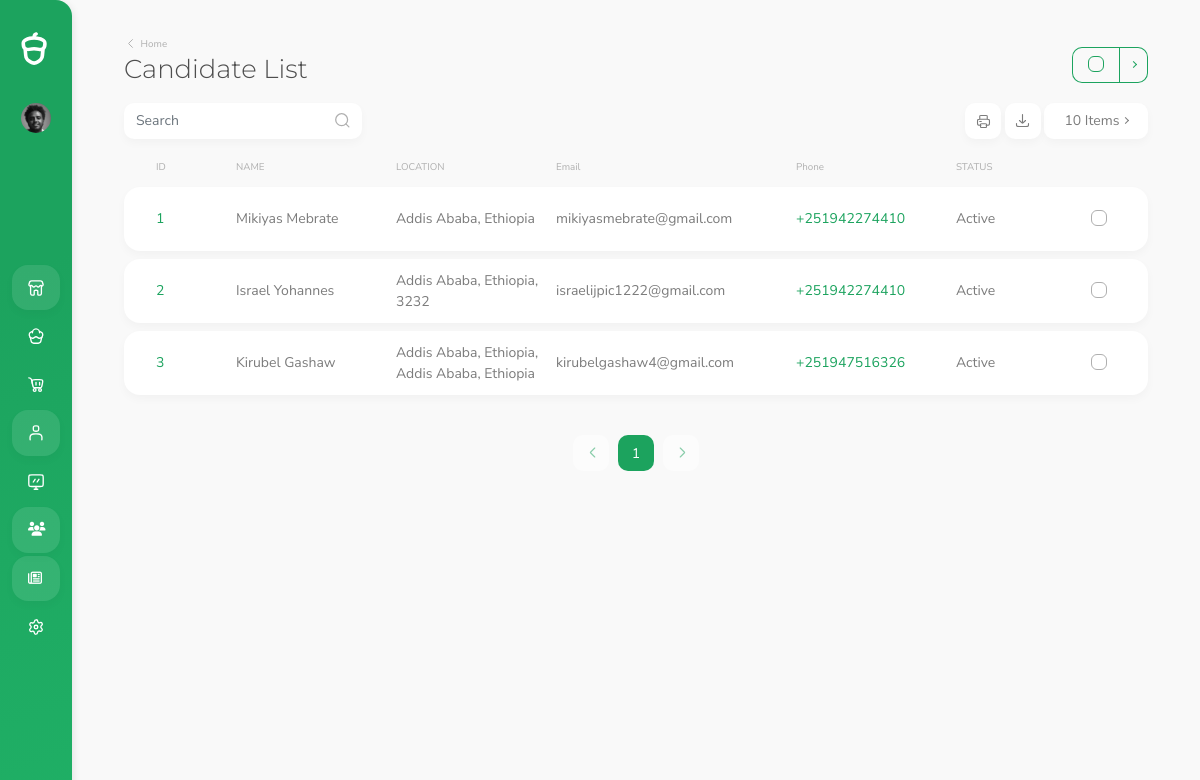
Page /user-admin/candidate/ (signed in) on the committed database.
### Account/models.py (models this page shows)
class CustomUser(AbstractUser):
    is_candidate = models.BooleanField(default=False)
    is_interviewer = models.BooleanField(default=False)
    is_admin = models.BooleanField(default=False)
    email = models.EmailField(unique=True)
    photo = models.ImageField(upload_to='Admin/Photo', null=True, blank=True)
    EMAIL_FIELD = 'email'
    USERNAME_FIELD = 'email'
    REQUIRED_FIELDS = ['username', 'first_name', 'last_name']

### Recruitment_System/models.py (models this page shows, shortened)
class Candidate(models.Model):
    user = models.OneToOneField(CustomUser, on_delete=models.SET_NULL, null=True)
    first_name = models.CharField(max_length=20)
    last_name = models.CharField(max_length=20)
    gender = models.CharField(max_length=10, choices=gender_list)
    date_of_birth = models.DateField()
    email = models.EmailField(max_length=40)
    phone1 = PhoneNumberField()
    phone2 = PhoneNumberField(blank = True)
    address = models.CharField(max_length=100)
    linked_in = models.URLField(blank=True, null=True)
    git_hub = models.URLField(blank=True, null=True)
    country = models.CharField(max_length=20)
    city = models.CharField(max_length=20)
    zip_code = models.CharField(max_length=10, blank=True, null=True)
    photo = models.ImageField(upload_to='Candidate/photo', null=True, blank=True)
    resume = models.FileField(upload_to='Candidate/Resume', null=True, blank=True)
    about = models.TextField()
    skill = models.ManyToManyField("Skill", blank=False)
    slug = models.SlugField(unique=True, blank=True,  max_length=200)
    date_created = models.DateField(auto_now_add=True)
    date_modified = models.DateTimeField(auto_now=True)

### Account/decorators.py (the view)
    def wrapper_func(request, *args, **kwargs):
        if request.user.is_superuser or request.user.is_admin:
            return view_func(request, *args, **kwargs)
        else:
            return HttpResponse('You are not authorized to access this content.')

### UserAdmin/views.py (called while the page is built)
@login_required
@admin_user_required
def candidate_view(request):
    candidate_list = Candidate.objects.all()
    paginator = Paginator(candidate_list, 10)
    page_number = request.GET.get('page')
    page = paginator.get_page(page_number)
    context = {
        'candidates' : page
    }
    return render(request, 'admin-user/candidate-List.html', context)

### UserAdmin/templates/admin-user/candidate-List.html (shortened to what this page needs)
<!DOCTYPE html>
<html lang="en" data-footer="true">
   <head>
    {% include 'admin-user/include/head.html' %}
  </head>
  <body>
    <div id="root">
        {% include 'admin-user/include/navbar.html'%}
      <main>
        <div class="container">
          <div class="page-title-container">
            <div class="row">
              <div class="col-auto mb-3 mb-md-0 me-auto">
                <div class="w-auto sw-md-30">
                  <a
                    href="{% url 'admin-dashboard'%}"
                    class="muted-link pb-1 d-inline-block breadcrumb-back"
                  >
                    <i data-acorn-icon="chevron-left" data-acorn-size="13"></i>
                    <span class="text-small align-middle">Home</span>
                  </a>
                  <h1 class="mb-0 pb-0 display-4" id="title">Candidate List</h1>
                </div>
              </div>
              <div class="col-3 d-flex align-items-end justify-content-end">
                <div class="btn-group ms-1 check-all-container">
                  <div
                    class="btn btn-outline-primary btn-custom-control p-0 ps-3 pe-2"
                    data-target="#checkboxTable"
                  >
                    <span class="form-check float-end">
                      <input
                        type="checkbox"
                        class="form-check-input"
                        id="checkAll"
                      />
                    </span>
                  </div>
                  <button
                    type="button"
                    class="btn btn-outline-primary dropdown-toggle dropdown-toggle-split"
                    data-bs-offset="0,3"
                    data-bs-toggle="dropdown"
                    aria-haspopup="true"
                    aria-expanded="false"
                  ></button>
                </div>
              </div>
            </div>
          </div>
          <div class="row mb-2">
            <div class="col-sm-12 col-md-5 col-lg-3 col-xxl-2 mb-1">
              <div
                class="d-inline-block float-md-start me-1 mb-1 search-input-container w-100 shadow bg-foreground"
              >
                <input class="form-control" placeholder="Search" />
                <span class="search-magnifier-icon">
                  <i data-acorn-icon="search"></i>
                </span>
              </div>
            </div>
            <div class="col-sm-12 col-md-7 col-lg-9 col-xxl-10 text-end mb-1">
              <div class="d-inline-block">
                <button
                  class="btn btn-icon btn-icon-only btn-foreground-alternate shadow"
                  data-bs-toggle="tooltip"
                  data-bs-placement="top"
                  data-bs-delay="0"
                  title="Print"
                  type="button"
                >
                  <i data-acorn-icon="print"></i>
                </button>
                <div class="d-inline-block">
                  <button
                    class="btn p-0"
                    data-bs-toggle="dropdown"
                    type="button"
                    data-bs-offset="0,3"
                  >
                    <span
                      class="btn btn-icon btn-icon-only btn-foreground-alternate shadow dropdown"
                      data-bs-delay="0"
                      data-bs-placement="top"
                      data-bs-toggle="tooltip"
                      title="Export"
                    >
                      <i data-acorn-icon="download"></i>
                    </span>
                  </button>
                </div>
                <div
                  class="dropdown-as-select d-inline-block"
                  data-childselector="span"
                >
                  <button
                    class="btn p-0 shadow"
                    type="button"
                    data-bs-toggle="dropdown"
                    aria-haspopup="true"
                    aria-expanded="false"
                    data-bs-offset="0,3"
                  >
                    <span
                      class="btn btn-foreground-alternate dropdown-toggle"
                      data-bs-toggle="tooltip"
                      data-bs-placement="top"
                      data-bs-delay="0"
                      title="Item Count"
                    >
                    </span>
                  </button>
                </div>
              </div>
            </div>
          </div>
          <div class="row">
            <div class="col-12 mb-5">
              <div class="card mb-2 bg-transparent no-shadow d-none d-lg-block">
                <div class="row g-0 sh-3">
                  <div class="col">
                    <div class="card-body pt-0 pb-0 h-100">
                      <div class="row g-0 h-100 align-content-center">
                        <div
                          class="col-lg-1 d-flex align-items-center mb-2 mb-lg-0 text-muted text-small"
                        >
                          ID
                        </div>
                        <div
                          class="col-lg-2 d-flex align-items-center text-muted text-small"
                        >
                          NAME
                        </div>
                        <div
                          class="col-lg-2 d-flex align-items-center text-muted text-small"
                        >
                          LOCATION
                        </div>
                        <div
                          class="col-lg-3 d-flex align-items-center text-muted text-small"
                        >
                          Email
                        </div>
                        <div
                          class="col-lg-2 d-flex align-items-center text-muted text-small"
                        >
                          Phone
                        </div>
                        <div
                          class="col-lg-2 d-flex align-items-center text-muted text-small"
                        >
                          STATUS
                        </div>
                      </div>
                    </div>
                  </div>
                </div>
              </div>
              <div id="checkboxTable">
                {% if candidates %}
                {% for candidate in candidates %}
                <div class="card mb-2">
                  <div class="card-body pt-0 pb-0 sh-30 sh-lg-8">
                    <div class="row g-0 h-100 align-content-center">
                      <div
                        class="col-11 col-lg-1 d-flex flex-column justify-content-center mb-2 mb-lg-0 order-1 order-lg-1 h-lg-100 position-relative"
                      >
                        <a
                          href="{% url 'candidate-detail' candidate.slug %}"
                          class="text-truncate h-100 d-flex align-items-center"
                          >{{candidate.id}}</a
                        >
                      </div>
                      <div
                        class="col-6 col-lg-2 d-flex flex-column justify-content-center mb-2 mb-lg-0 order-3 order-lg-2"
                      >
                        <div class="text-alternate">{{candidate.first_name}} {{candidate.last_name}}</div>
                      </div>
                      <div
                        class="col-6 col-lg-2 d-flex flex-column justify-content-center mb-2 mb-lg-0 order-5 order-lg-3"
                      >
                        <div class="text-alternate">{{candidate.address}}</div>
                      </div>
                      <div
                        class="col-6 col-lg-3 d-flex flex-column justify-content-center mb-2 mb-lg-0 order-4 order-lg-4"
                      >
                        <div class="text-alternate">
                          <span>
                            {{candidate.email}}
                          </span>
                        </div>
                      </div>
                      <div
                        class="col-6 col-lg-2 d-flex flex-column justify-content-center mb-2 mb-lg-0 order-5 order-lg-4"
                      >
                        <div class="text-alternate">
                          <a
                            class="text-truncate h-100 d-flex align-items-center"
                            >{{candidate.phone1}}</a
                          >
                        </div>
                      </div>
                      <div
                        class="col-12 col-lg-1 d-flex flex-column justify-content-center mb-2 mb-lg-0 order-last order-lg-5"
                       >
                        <div class="text-alternate">
                          <span>
                            Active
                          </span>
                        </div>
                      </div>
                      <div
                        class="col-1 col-lg-1 d-flex flex-column justify-content-center align-items-lg-end mb-2 mb-lg-0 order-2 text-end order-lg-last"
                      >
                        <label class="form-check float-end mt-1">
                          <input type="checkbox" class="form-check-input" />
                        </label>
                      </div>
                    </div>
                  </div>
                </div>
                {% endfor %}
                {% endif %}
              </div>
            </div>
          </div>
          <div class="d-flex justify-content-center">
            <nav>
              <ul class="pagination">
            {% if not candidates.has_previous %}
              <li class="page-item disabled">
                <a class="page-link shadow" href="#"  tabindex="-1" aria-disabled="true">
                  <i data-acorn-icon="chevron-left"></i>
                </a>
              </li>
            {% endif %}
                <li class="page-item active">
                  <a class="page-link shadow" href="#">{{candidates.number}}</a>
                </li>
            {% if not candidates.has_next%}
            <li class="page-item disabled">
              <a class="page-link" href="#"  tabindex="-1" aria-disabled="true">
                <i data-acorn-icon="chevron-right"></i>
              </a>
            </li>
            {% endif %}
              </ul>
            </nav>
          </div>
        </div>
      </main>
  </body>
  </html>

### UserAdmin/templates/admin-user/include/navbar.html (shortened to what this page needs)
{% load static %}
<div id="nav" class="nav-container d-flex">
    <div class="nav-content d-flex">
      <div class="logo position-relative">
        <a href="Dashboard.html">
          <div class="img"></div>
        </a>
      </div>
      <div class="user-container d-flex">
        <a
          href="#"
          class="d-flex user position-relative"
          data-bs-toggle="dropdown"
          aria-haspopup="true"
          aria-expanded="false"
        >
          <img
            class="profile"
            alt="profile"
            src="/media/{{user.candidate.photo}}"
          />
        </a>
      </div>
      <div class="menu-container flex-grow-1">
        <ul id="menu" class="menu">
          <li>
            <a href="{% url 'admin-dashboard'%}">
              <i
                data-acorn-icon="shop"
                class="icon"
                data-acorn-size="18"
              ></i>
            </a>
          </li>
          <li>
            <a href="{%url 'job-list-admin'%}" data-href="product-list">
              <i
                data-acorn-icon="cupcake"
                class="icon"
                data-acorn-size="18"
              ></i>
            </a>
          </li>
          <li>
            <a href="{% url 'department-admin'%}">
              <i
                data-acorn-icon="cart"
                class="icon"
                data-acorn-size="18"
              ></i>
            </a>
          </li>
          <li>
            <a href="{% url 'candidate' %}" data-href="{% url 'candidate' %}">
              <i
                data-acorn-icon="user"
                class="icon"
                data-acorn-size="18"
              ></i>
            </a>
          </li>
          <li>
            <a href="{% url 'applicant'%}" data-href="{% url 'applicant'%}">
              <i
                data-acorn-icon="screen"
                class="icon"
                data-acorn-size="18"
              ></i>
            </a>
          </li>
          <li>
            <a href="{% url 'admin-account-list' %}" data-href="">
              <i class="fa-solid fa-users"></i>
            </a>
        </li>
        <li>
          <a href="{% url 'admin-account-list' %}" data-href="">
            <i class="fa-regular fa-newspaper"></i>
          </a>
      </li>
          <li>
            <a href="Settings.html">
              <i
                data-acorn-icon="gear"
                class="icon"
                data-acorn-size="18"
              ></i>
            </a>
          </li>
        </ul>
      </div>
    </div>
    <div class="nav-shadow"></div>
  </div>

### rows in the picture
CustomUser: candidate.photo (picture)
Candidate: id "1", first_name "Mikiyas", last_name "Mebrate", address "Addis Ababa, Ethiopia", email "mikiyasmebrate@gmail.com", phone1 "+251942274410"
Candidate: id "2", first_name "Israel", last_name "Yohannes", address "Addis Ababa, Ethiopia, 3232", email "israelijpic1222@gmail.com", phone1 "+251942274410"
Candidate: id "3", first_name "Kirubel", last_name "Gashaw", address "Addis Ababa, Ethiopia, Addis Ababa, Ethiopia", email "kirubelgashaw4@gmail.com", phone1 "+251947516326"

### other values in the picture
{{ candidates.number }} "1"
